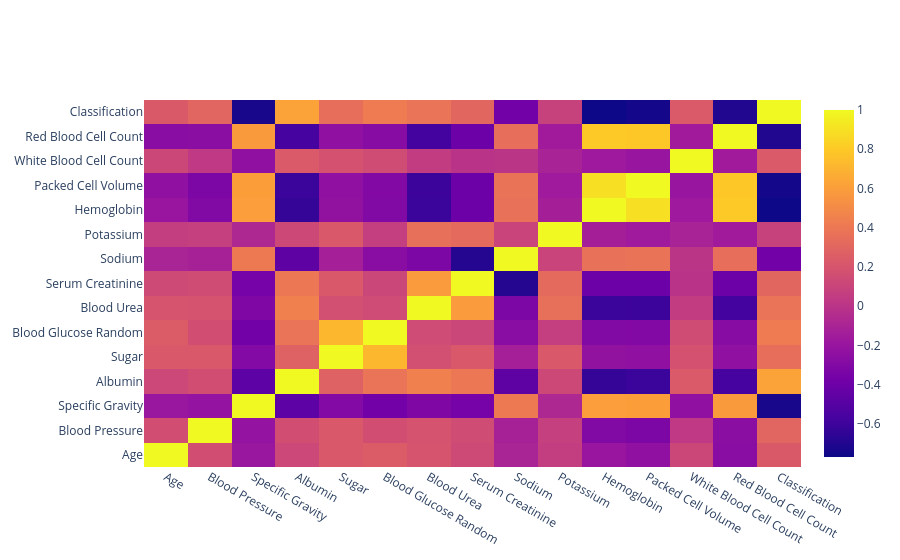

The cell this chart's notebook holds for it:
### Code cell
import plotly.graph_objects as go

data_corr = df.corr(numeric_only = True)
fig = go.Figure(data = go.Heatmap(z = data_corr.values, x = data_corr.columns,y=data_corr.index))
fig.show()

### Figure 1 — Plotly figure (JSON) as saved in the notebook; plotly's stock layout.template omitted (floating-point values rounded to 4 significant figures; data arrays with more than 128 entries replaced by an {"elided": "..."} marker saying what was removed)
{"data": [{"type": "heatmap", "x": ["Age", "Blood Pressure", "Specific Gravity", "Albumin", "Sugar", "Blood Glucose Random", "Blood Urea", "Serum Creatinine", "Sodium", "Potassium", "Hemoglobin", "Packed Cell Volume", "White Blood Cell Count", "Red Blood Cell Count", "Classification"], "y": ["Age", "Blood Pressure", "Specific Gravity", "Albumin", "Sugar", "Blood Glucose Random", "Blood Urea", "Serum Creatinine", "Sodium", "Potassium", "Hemoglobin", "Packed Cell Volume", "White Blood Cell Count", "Red Blood Cell Count", "Classification"], "z": {"elided": "15x15 float values"}}], "layout": {}}
